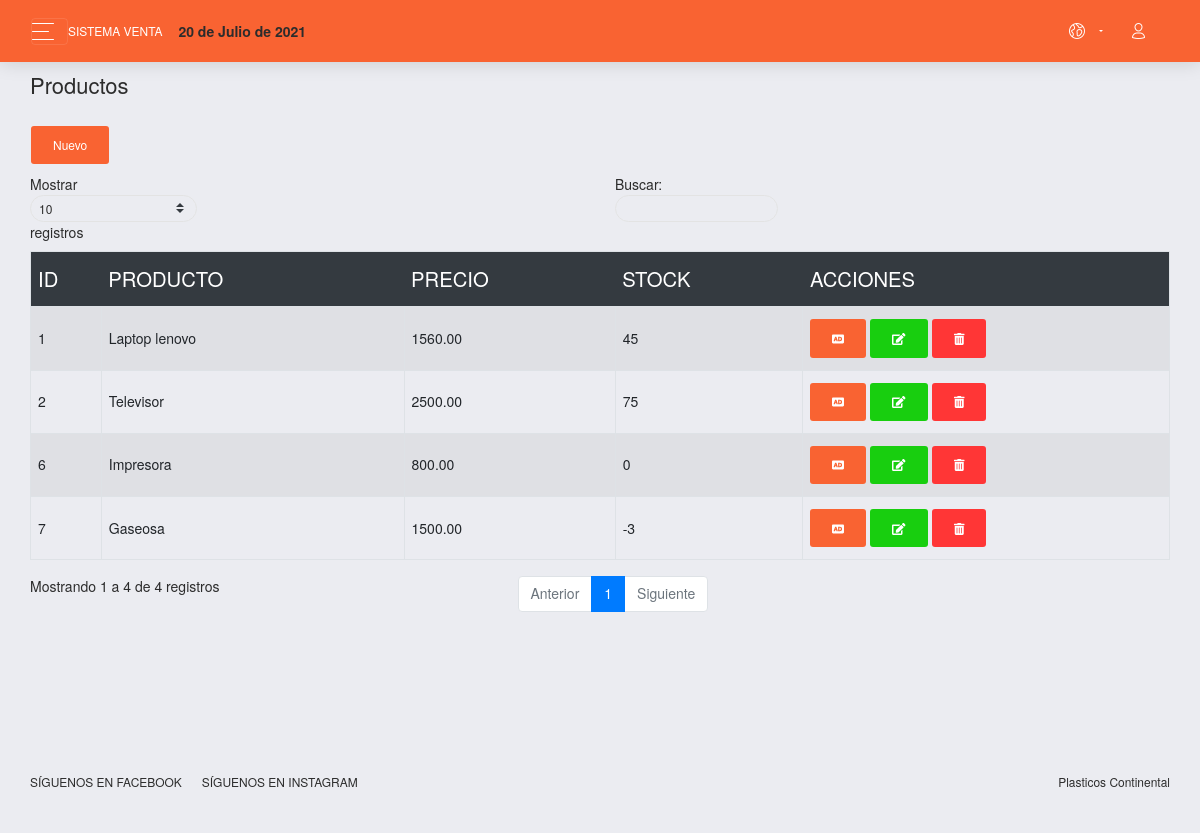
/sistema/lista_productos.php (signed in), run on the app's committed database.
### tables this page shows
CREATE TABLE `producto` (
  `codproducto` int(11) NOT NULL,
  `descripcion` varchar(200) NOT NULL,
  `proveedor` int(11) NOT NULL,
  `precio` decimal(10,2) NOT NULL,
  `existencia` int(11) NOT NULL,
  `usuario_id` int(11) NOT NULL
);

### sistema/lista_productos.php (the view)
<?php include_once "includes/header.php"; ?>
<div class="content">
		<div class="row">
			<div class="col-lg-12">
				<h5>Productos</h5>
				<a href="registro_producto.php" class="btn btn-primary">Nuevo</a>
				<div class="table-responsive">
					<table class="table table-striped table-bordered" id="table">
						<thead class="thead-dark">
							<tr>
								<th>ID</th>
								<th>PRODUCTO</th>
								<th>PRECIO</th>
								<th>STOCK</th>
								<?php if ($_SESSION['rol'] == 1) { ?>
									<th>ACCIONES</th>
								<?php } ?>
							</tr>
						</thead>
						<tbody>
							<?php
							include "../conexion.php";
							$query = mysqli_query($conexion, "SELECT * FROM producto");
							$result = mysqli_num_rows($query);
							if ($result > 0) {
								while ($data = mysqli_fetch_assoc($query)) { ?>
									<tr>
										<td><?php echo $data['codproducto']; ?></td>
										<td><?php echo $data['descripcion']; ?></td>
										<td><?php echo $data['precio']; ?></td>
										<td><?php echo $data['existencia']; ?></td>
										<?php if ($_SESSION['rol'] == 1) { ?>
											<td>
												<a href="agregar_producto.php?id=<?php echo $data['codproducto']; ?>" class="btn btn-primary"><i class='fas fa-audio-description'></i></a>
												<a href="editar_producto.php?id=<?php echo $data['codproducto']; ?>" class="btn btn-success"><i class='fas fa-edit'></i></a>
												<form action="eliminar_producto.php?id=<?php echo $data['codproducto']; ?>" method="post" class="confirmar d-inline">
													<button class="btn btn-danger" type="submit"><i class='fas fa-trash-alt'></i> </button>
												</form>
											</td>
										<?php } ?>
									</tr>
							<?php }
							} ?>
						</tbody>
					</table>
				</div>
			</div>
		</div>
</div>
<?php include_once "includes/footer.php"; ?>

### data on the page
producto: codproducto "1", descripcion "Laptop lenovo", precio "1560.00", existencia "45"
producto: codproducto "2", descripcion "Televisor", precio "2500.00", existencia "75"
producto: codproducto "6", descripcion "Impresora", precio "800.00", existencia "0"
producto: codproducto "7", descripcion "Gaseosa", precio "1500.00", existencia "-3"

### other printed values
fechaPeru() "20 de Julio de 2021"
